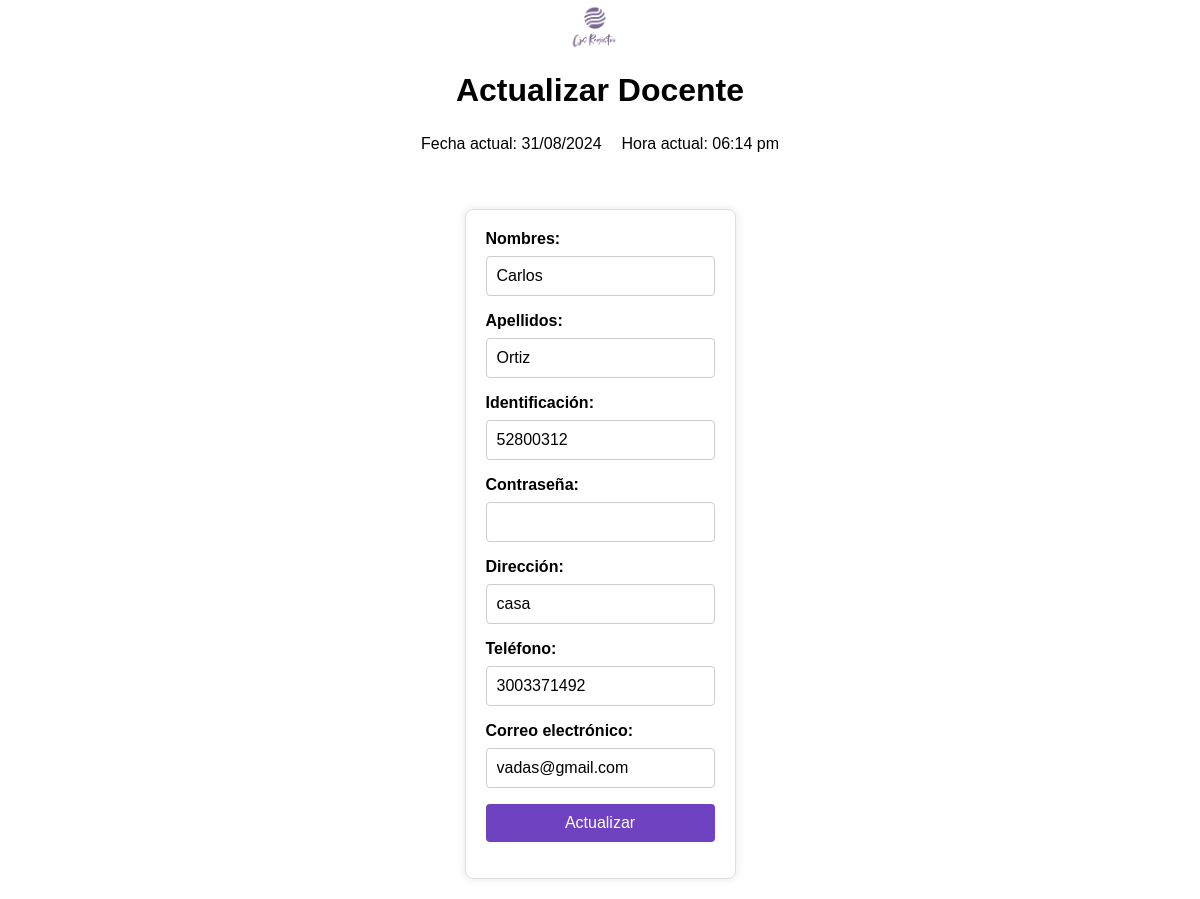
The app's page /views/administrador/docentes/update.php?id=30 (signed in) with its own data.
### tables this page shows
CREATE TABLE `usuarios` (
  `ID_usuario` int(11) NOT NULL,
  `Nombres` varchar(50) DEFAULT NULL,
  `Apellidos` varchar(50) DEFAULT NULL,
  `Identificacion` varchar(20) DEFAULT NULL,
  `contraseña` varchar(255) DEFAULT NULL,
  `Direccion` varchar(100) DEFAULT NULL,
  `Telefono` varchar(15) DEFAULT NULL,
  `Correo_electronico` varchar(50) DEFAULT NULL,
  `ID_rol` enum('Administrador','Docente') NOT NULL
);

### views/administrador/docentes/update.php (the view, shortened to what this page needs)
<?php
require_once '../../../config/db.php';
if (isset($_GET['id'])) {
    $id = $_GET['id'];
    if ($_SERVER["REQUEST_METHOD"] == "POST") {
        $nombres = $_POST['nombres'];
        $apellidos = $_POST['apellidos'];
        $identificacion = $_POST['identificacion'];
        $contraseña = $_POST['contraseña'];
        $direccion = $_POST['direccion'];
        $telefono = $_POST['telefono'];
        $correo = $_POST['correo_electronico'];
        $contraseña_encriptada = password_hash($contraseña, PASSWORD_BCRYPT);
        $query = "UPDATE usuarios SET Nombres = :nombres, Apellidos = :apellidos, Identificacion = :identificacion, contraseña = :contrasena, Direccion = :direccion, Telefono = :telefono, Correo_electronico = :correo WHERE ID_usuario = :id AND ID_rol = 'Docente'";
        $stmt = $db->prepare($query);
        $stmt->bindParam(':nombres', $nombres);
        $stmt->bindParam(':apellidos', $apellidos);
        $stmt->bindParam(':identificacion', $identificacion);
        $stmt->bindParam(':contrasena', $contraseña_encriptada);
        $stmt->bindParam(':direccion', $direccion);
        $stmt->bindParam(':telefono', $telefono);
        $stmt->bindParam(':correo', $correo);
        $stmt->bindParam(':id', $id);
        try {
            $stmt->execute();
            $success = true;
            header("Location: update.php?id=$id&success=true");
            exit();
        } catch (PDOException $e) {
            $errorMessage = "Error al intentar actualizar el docente: " . $e->getMessage();
            header("Location: update.php?id=$id&error=true");
            exit();
        }
    } else {
        $query = "SELECT * FROM usuarios WHERE ID_usuario = :id AND ID_rol = 'Docente'";
        $stmt = $db->prepare($query);
        $stmt->bindParam(':id', $id);
        $stmt->execute();
        $docente = $stmt->fetch(PDO::FETCH_ASSOC);
    }
} else {
    echo "ID de docente no especificado.";
    exit();
}
?>
<!DOCTYPE html>
<html lang="es">
<head>
    <link rel="stylesheet" type="text/css" href="../../../assets/styles.css">
    <link rel="stylesheet" type="text/css" href="https://cdn.datatables.net/1.12.1/css/jquery.dataTables.css">
    <link rel="stylesheet" type="text/css" href="https://cdn.datatables.net/buttons/2.3.6/css/buttons.dataTables.min.css">
</head>
<body>
    <header>
        <div class="logo-container">
            <img src="../../../assets/Logo.png" alt="Logo de la empresa" class="logo">
        </div>
        <div class="title">
            <h1>Actualizar Docente</h1>
        </div>
        <div class="datetime">
            <?php
                $fechaActual = date("d/m/Y");
                $horaActual = date("h:i a");
            ?>
            <div class="datetime">
                <div class="fecha">
                    <p>Fecha actual: <?php echo $fechaActual; ?></p>
                </div>
                <div class="hora">
                    <p>Hora actual: <?php echo $horaActual; ?></p>
                </div>
            </div>
        </div>
    </header>
    <section class="admin">
        <section class="actualizar-docente-form" id="section-actualizar-docente">
            <form action="<?php echo htmlspecialchars($_SERVER["PHP_SELF"]) . '?id=' . $id; ?>" method="POST" class="form-container">
                <div class="form-group">
                    <label for="nombres">Nombres:</label>
                    <input type="text" name="nombres" id="nombres" value="<?php echo htmlspecialchars($docente['Nombres']); ?>" required>
                </div>
                <div class="form-group">
                    <label for="apellidos">Apellidos:</label>
                    <input type="text" name="apellidos" id="apellidos" value="<?php echo htmlspecialchars($docente['Apellidos']); ?>" required>
                </div>
                <div class="form-group">
                    <label for="identificacion">Identificación:</label>
                    <input type="text" name="identificacion" id="identificacion" value="<?php echo htmlspecialchars($docente['Identificacion']); ?>" required>
                </div>
                <div class="form-group">
                    <label for="contraseña">Contraseña:</label>
                    <input type="password" name="contraseña" id="contraseña" value="" >
                </div>
                <div class="form-group">
                    <label for="direccion">Dirección:</label>
                    <input type="text" name="direccion" id="direccion" value="<?php echo htmlspecialchars($docente['Direccion']); ?>" required>
                </div>
                <div class="form-group">
                    <label for="telefono">Teléfono:</label>
                    <input type="text" name="telefono" id="telefono" value="<?php echo htmlspecialchars($docente['Telefono']); ?>" required>
                </div>
                <div class="form-group">
                    <label for="correo_electronico">Correo electrónico:</label>
                    <input type="email" name="correo_electronico" id="correo_electronico" value="<?php echo htmlspecialchars($docente['Correo_electronico']); ?>" required>
                </div>
                <div class="form-group">
                    <button type="submit">Actualizar</button>
                </div>
            </form>
        </section>
    </section>
</body>
</html>

### assets/styles.css (style rules this page uses)
body { margin: 5px 0 0 0; padding: 0; display: flex; flex-direction: column; align-items: center; justify-content: center; min-height: 100vh; font-family: Arial, sans-serif; }
header { display: flex; flex-direction: column; align-items: center; justify-content: space-between; margin-bottom: 20px; }
header h1 { margin-bottom: 10px; }
.logo-container { display: flex; align-items: center; margin-right: 10px; }
.logo { width: 50px; height: auto; }
.datetime { display: flex; justify-content: space-between; margin-bottom: 0px; }
.datetime .fecha { margin-right: 10px; }
.datetime .hora { margin-left: 10px; }
.admin { background-color: #f2f2f2; padding: 20px; border-radius: 10px; margin: 20px; min-height: 250px; }
button { background-color: #4CAF50; color: white; padding: 10px 20px; border: none; border-radius: 5px; cursor: pointer; transition: background-color 0.3s; }

### views/administrador/docentes/update.php (style rules this page uses)
.admin { max-width: 10000px; margin: 20px auto; background-color: #fff; border: 1px solid #ddd; border-radius: 8px; padding: 20px; box-shadow: 0 0 10px rgba(0,0,0,0.1); }
.form-group { margin-bottom: 1rem; }
.form-group label { display: block; font-weight: bold; margin-bottom: 0.5rem; }
.form-group input[type="text"], .form-group input[type="password"], .form-group input[type="email"] { width: calc(100% - 22px); padding: 10px; border: 1px solid #ccc; border-radius: 4px; font-size: 16px; }
.form-group button { width: 100%; padding: 10px; background-color: #6f42c1; color: #fff; border: none; border-radius: 4px; cursor: pointer; font-size: 16px; transition: background-color 0.3s ease; }

### records on screen
usuarios: nombres "Carlos", apellidos "Ortiz", identificacion "52800312", direccion "casa", telefono "3003371492", correo_electronico "vadas@gmail.com"
